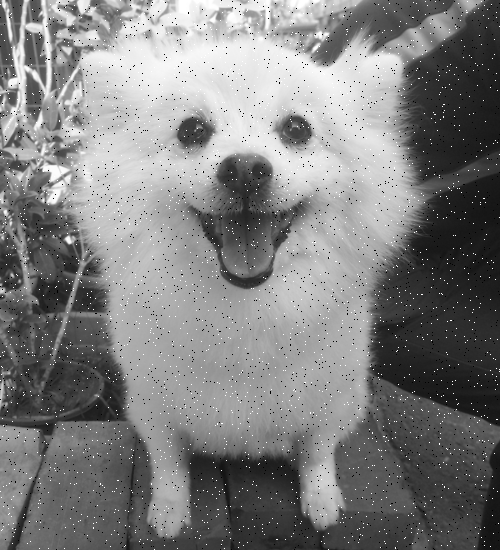
#> input picture [CSIE5612] Digital Image Processing/HW1/hw1_sample_images/sample6.png, 500 x 550 px, given in place of sample6.pngsample1.png, which was not available
$ python hw2.py --input ../HW1/hw1_sample_images/sample6.png
#> lines starting #> are read from the running program, lines starting #| are printed output that depends on the picture; pictures that were not available may be replaced by others from this repository, and a replacement may not be noted
import argparse
import os
import itertools
import numpy as np
import cv2

parser = argparse.ArgumentParser()
parser.add_argument('--input', type=str, help="The path for sample image")
parser.add_argument('--output', type=str, help="The path for output image")
args = parser.parse_args()

# [50 lines of commented-out code are left out]

def generate_parameters_pairs(parameters:list[list]):
    parameters = list(itertools.product(*parameters))
    return parameters, len(parameters)

# [34 lines of commented-out code are left out]

'''
Read image from given path
@input
    path: str
    target: int
        = 0: from args.input
        = 1: from args.output
        = 2: no prefix path
    options:
        = cv2.IMREAD_COLOR      : BGR (default)
        = cv2.IMREAD_GRAYSCALE  : GrayScale

@output
    img
'''
def read_image(path: str, target: int, options=cv2.IMREAD_COLOR):
    if target == 0:
        path = args.input+path
    elif target == 1:
        path = args.output+path
    else:
        path = path
    return cv2.imread(path, options)

def write_image(name:str, img, type:int = 0, question:str = ""):
    if type == 0:
        cv2.imwrite(args.output+name+".png", img)
    # [6 lines of commented-out code are left out]
def pad_image(img, mask_size:int):
    assert mask_size%2==1, "Mask size should be odd"
    return np.lib.pad(img, (mask_size-1)//2, 'reflect')

# [5 lines left out: function unpad_image, not called in this run]


def convolve_2D_kernel(img: np.ndarray, kernel: np.ndarray):
    assert img.ndim==2 and kernel.ndim==2, "Invalid Input"
    assert kernel.shape[0]==kernel.shape[1], "Invalid Kernel shape"
    res = np.zeros_like(img).astype(np.float64)
    h, w = img.shape
    kernel_size = kernel.shape[0]
    padded_img = pad_image(img, kernel_size)

    # print(kernel)
    for i in range(h):
        for j in range(w):
            img_window = padded_img[i:i+kernel_size, j:j+kernel_size].astype(np.float64)
            res[i, j] = np.sum(img_window * kernel)
    return res

def threshold_image(img: np.ndarray, threshold: np.float64):
    return np.where(img >= threshold, 255, 0)


# ---------------------------------------------------------------------------- #
#                              Sobel Kernel (k*k)                              #
# ---------------------------------------------------------------------------- #

def generate_kxk_sobel_kernel(size:int=3):
    assert size%2==1, "Sobel Kernel size must be odd"
    k = size // 2
    indices = np.arange(-k, k + 1)
    x, y = np.meshgrid(indices, indices)
    dist = x**2 + y**2
    dist[k, k] = 1

    Gx = x / dist
    Gy = -y / dist
    return Gx, Gy

# orientation in radius
def get_gradient_magnitude_orientation(img:np.ndarray, Gx: np.ndarray, Gy: np.ndarray):
    gradient_x = convolve_2D_kernel(img, Gx)
    gradient_y = convolve_2D_kernel(img, Gy)
    magnitude = np.sqrt(gradient_x.astype(np.float64)**2, gradient_y.astype(np.float64)**2)
    orientation = np.arctan2(gradient_y, gradient_x)
    return magnitude, orientation


# ---------------------------------------------------------------------------- #
#                             Gaussian Kernel (k*k)                            #
# ---------------------------------------------------------------------------- #
# [148 lines left out: functions generate_kxk_gaussian_kernel, non_maximal_surpression, hysterestic_thresholding, connected_component_labeling, canny_edge_detector, not called in this run]


# ---------------------------------------------------------------------------- #
#                          Laplcian of Gaussian (LoG)                          #
# ---------------------------------------------------------------------------- #

def generate_3x3_laplacian_kernel():
    return (1/8) * np.array([[-2, 1, -2], [1, 4, 1], [-2, 1, -2]], dtype=np.float64)

# [24 lines left out: functions laplacian_of_gaussian, zero_corssing_detection, not called in this run]


# ---------------------------------------------------------------------------- #
#                                Edge Crispening                               #
# ---------------------------------------------------------------------------- #

def genertate_3x3_high_pass_filter():
    return np.array([[-1, -1, -1], [-1, 9, -1], [-1, -1, -1]], dtype=np.int32)

# [89 lines left out: functions unsharp_masking, plot_hough_feature_space, hough_transform, not called in this run]

# ---------------------------------------------------------------------------- #
#                           Geometrical Modification                           #
# ---------------------------------------------------------------------------- #

# @return in the form of [[x1, y1, 1], [x2, y2, 1], ... , [xn, yn, 1]] (0 <= x < h, 0 <= y < w)
def generate_coords_pairs(h:int, w:int):
    assert h>0 and w>0, "h and w should be positive"
    return np.vstack((np.stack([x for x in np.ndindex(h,w)]).T, np.ones(h*w))).T.astype(np.float64)

# convert image coordinate to cartesian coordinate
def coords_img_to_cartesian(coords:np.ndarray, h:int, w:int):
    assert coords.ndim == 2 and coords.shape[1] == 3, "coords should be in (x,y,1) form"
    return coords[:, [1, 0, 2]] * [1, -1, 1] + [0.5, h-0.5, 0]

# convert cartesian coordinate to image coordinate
def coords_cartesian_to_img(coords:np.ndarray, h:int, w:int):
    assert coords.ndim == 2 and coords.shape[1] == 3, "coords should be in (x,y,1) form"
    return coords[:, [1, 0, 2]] * [-1, 1, 1] + [h-0.5, -0.5, 0]

# [4 lines of commented-out code are left out]
# [133 lines left out: functions warpAffine_bilinear_interpolation, geometrical_shift, geometrical_scale, geometrical_rotate, geometrical_polynomial_warping, geometrical_transformation and 3 more, not called in this run]


# ---------------------------------------------------------------------------- #
#                                   Problem 1                                  #
# ---------------------------------------------------------------------------- #

def p1_a():

    # Parameters
    kernel_sizes:int = [3]
    thresholds: list[np.float64] = [40]

    for kernel_size in kernel_sizes:
        Gx, Gy = generate_kxk_sobel_kernel(size=kernel_size)
        sample1 = read_image("sample1.png", 0, options=cv2.IMREAD_GRAYSCALE)
#> in read_image, returned value is the input picture: shape (550, 500); min 0, max 255, mean 126.9

        result1, _ = get_gradient_magnitude_orientation(img=sample1, Gx=Gx, Gy=Gy)
#> in pad_image, `return np.lib.pad(img, (mask_size-1)//2, 'reflect')`:
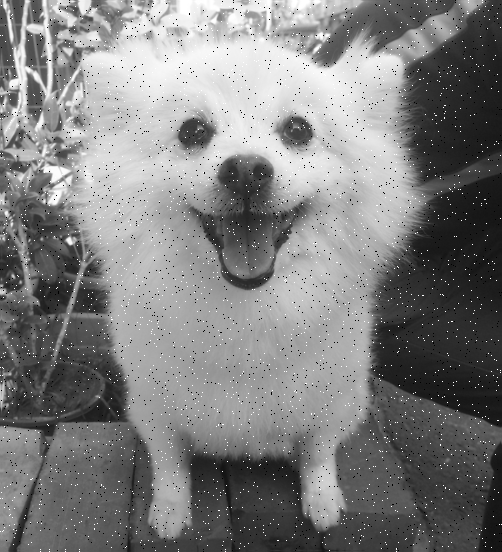
#> returned value: shape (552, 502); min 0, max 255, mean 126.7
#> after the loop in convolve_2D_kernel, `for i in range(h):`:
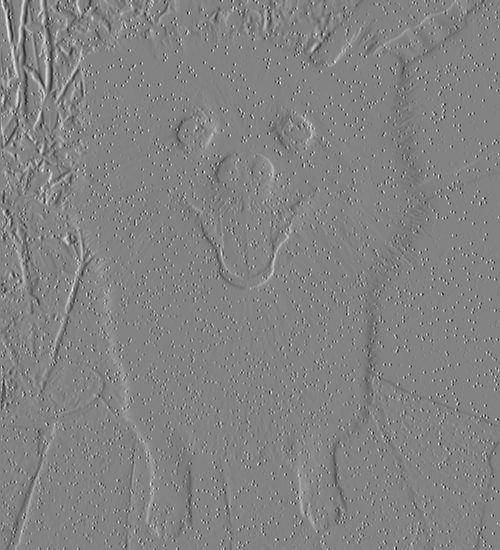
#> res: shape (550, 500) float64; min -381.5, max 361, mean -0.7; drawn with min black and max white
#> in convolve_2D_kernel (call 2), `res = np.zeros_like(img).astype(np.float64)`: res: shape (550, 500) float64; every value is 0
#> after the loop in convolve_2D_kernel (call 2), `for i in range(h):`:
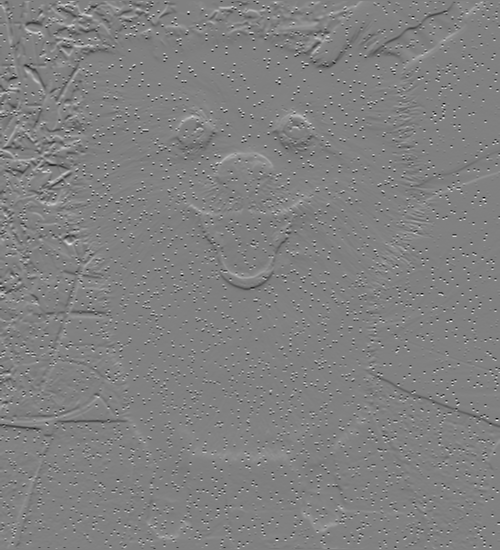
#> res: shape (550, 500) float64; min -372.5, max 365.5, mean 0.8; drawn with min black and max white
#> in get_gradient_magnitude_orientation, `magnitude = np.sqrt(gradient_x.astype(np.float64)**2, gradient_y.astyp..`:
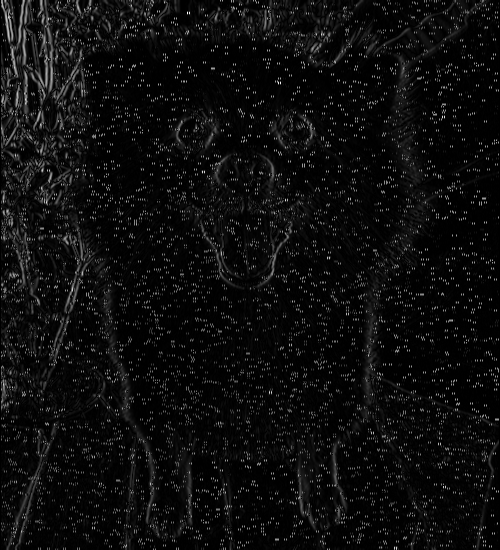
#> magnitude: shape (550, 500) float64; min 0, max 381.5, mean 20.5; drawn with min black and max white
#> in get_gradient_magnitude_orientation, `orientation = np.arctan2(gradient_y, gradient_x)`:
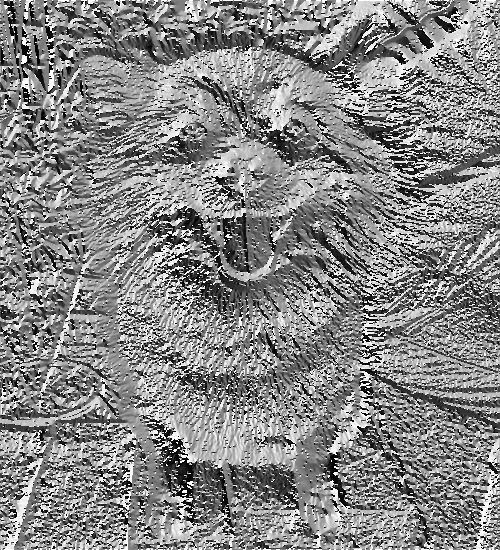
#> orientation: shape (550, 500) float64; min -3.14, max 3.14, mean 0.172; drawn with min black and max white
        write_image("result1", result1)

        # Plot Histogram to decide threshold
        #datas = []
        #datas.append({"title": f'result1 (k={kernel_size})', "img": result1})
        #display_histogram(question="p1_a", datas=datas, quiet=True, title=f"gradient_k={kernel_size}_hist")

        for threshold in thresholds:
            result2 = threshold_image(img=result1, threshold=threshold)
            write_image("result2", result2)
            #write_image(f"result2_k={kernel_size}_t={threshold}", result2, type=1, question="p1_a")


# [133 lines left out: functions p1_b, p1_c, p1_d, p1_e, p2_a, p2_b, not called in this run]
    #write_image("result10", result10)

# ---------------------------------------------------------------------------- #
#                                 Main Function                                #
# ---------------------------------------------------------------------------- #

if __name__ == "__main__":

#> (the run stopped early here; a loop or call above may not have finished)
